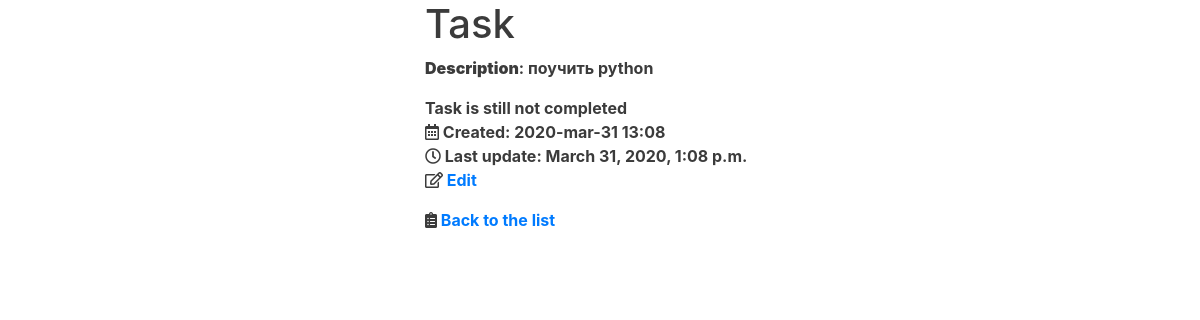
Page /tasks/details/5023 on the committed database.
### tasks/models.py (models this page shows, shortened)
class TodoItem(models.Model):
    PRIORITY_HIGH = 1
    PRIORITY_MEDIUM = 2
    PRIORITY_LOW = 3
    PRIORITY_CHOISES = [
        (PRIORITY_HIGH, 'High priority'),
        (PRIORITY_MEDIUM, 'Medium priority'),
        (PRIORITY_LOW, 'Low priority'),
    ]
    description = models.CharField(max_length=64)
    is_completed = models.BooleanField("executed", default=False)
    created = models.DateTimeField(auto_now_add=True)
    updated = models.DateTimeField(auto_now=True)
    owner = models.ForeignKey(
        User,
        on_delete=models.CASCADE,
        related_name='tasks'
    )
    priority = models.IntegerField(
        'Priority', choices=PRIORITY_CHOISES, default=PRIORITY_MEDIUM
    )
    tags = TaggableManager(through=RuTaggedItem)
    def __str__(self):
        return self.description.lower()
    class Meta:
        ordering = ('-created',)

### tasks/views.py (the view)
# urls.py: path('details/<int:pk>', views.TaskDetailsView.as_view(), name='details'),
class TaskDetailsView(DetailView):
    model = TodoItem
    template_name = 'tasks/details.html'

### tasks/templates/tasks/details.html (shortened to what this page needs)
{% extends 'base.html' %}
{% load static %}
{% block main_content %}
    <h1>Task</h1>
    <p><strong>Description</strong>: {{ object }}</p>
    <ul>
        <li>
        {{ object.is_completed|yesno:"Task completed, Task is still not completed" }}
        </li>
        <li><i class='far fa-calendar-alt'></i>&nbsp;Created: {{ object.created|date:"Y-b-d H:i" }}</li>
        <li><i class='far fa-clock'></i>&nbsp;Last update: {{ object.updated }}</li>
        <li><i class="far fa-edit"></i>&nbsp;<a href="{% url "tasks:edit" pk=object.pk %}">Edit</a></li>
    </ul>
    <i class='fas fa-clipboard-list'></i>&nbsp;<a href={% url 'tasks:list' %}>Back to the list</a>
{% endblock main_content %}

### static/css/styles.css (style rules this page uses)
ul { padding: 0; text-align: left; list-style: none; }

### rows in the picture
TodoItem: description "поучить python", is_completed "Task is still not completed", created "2020-mar-31 13:08", updated "March 31, 2020, 1:08 p.m."
